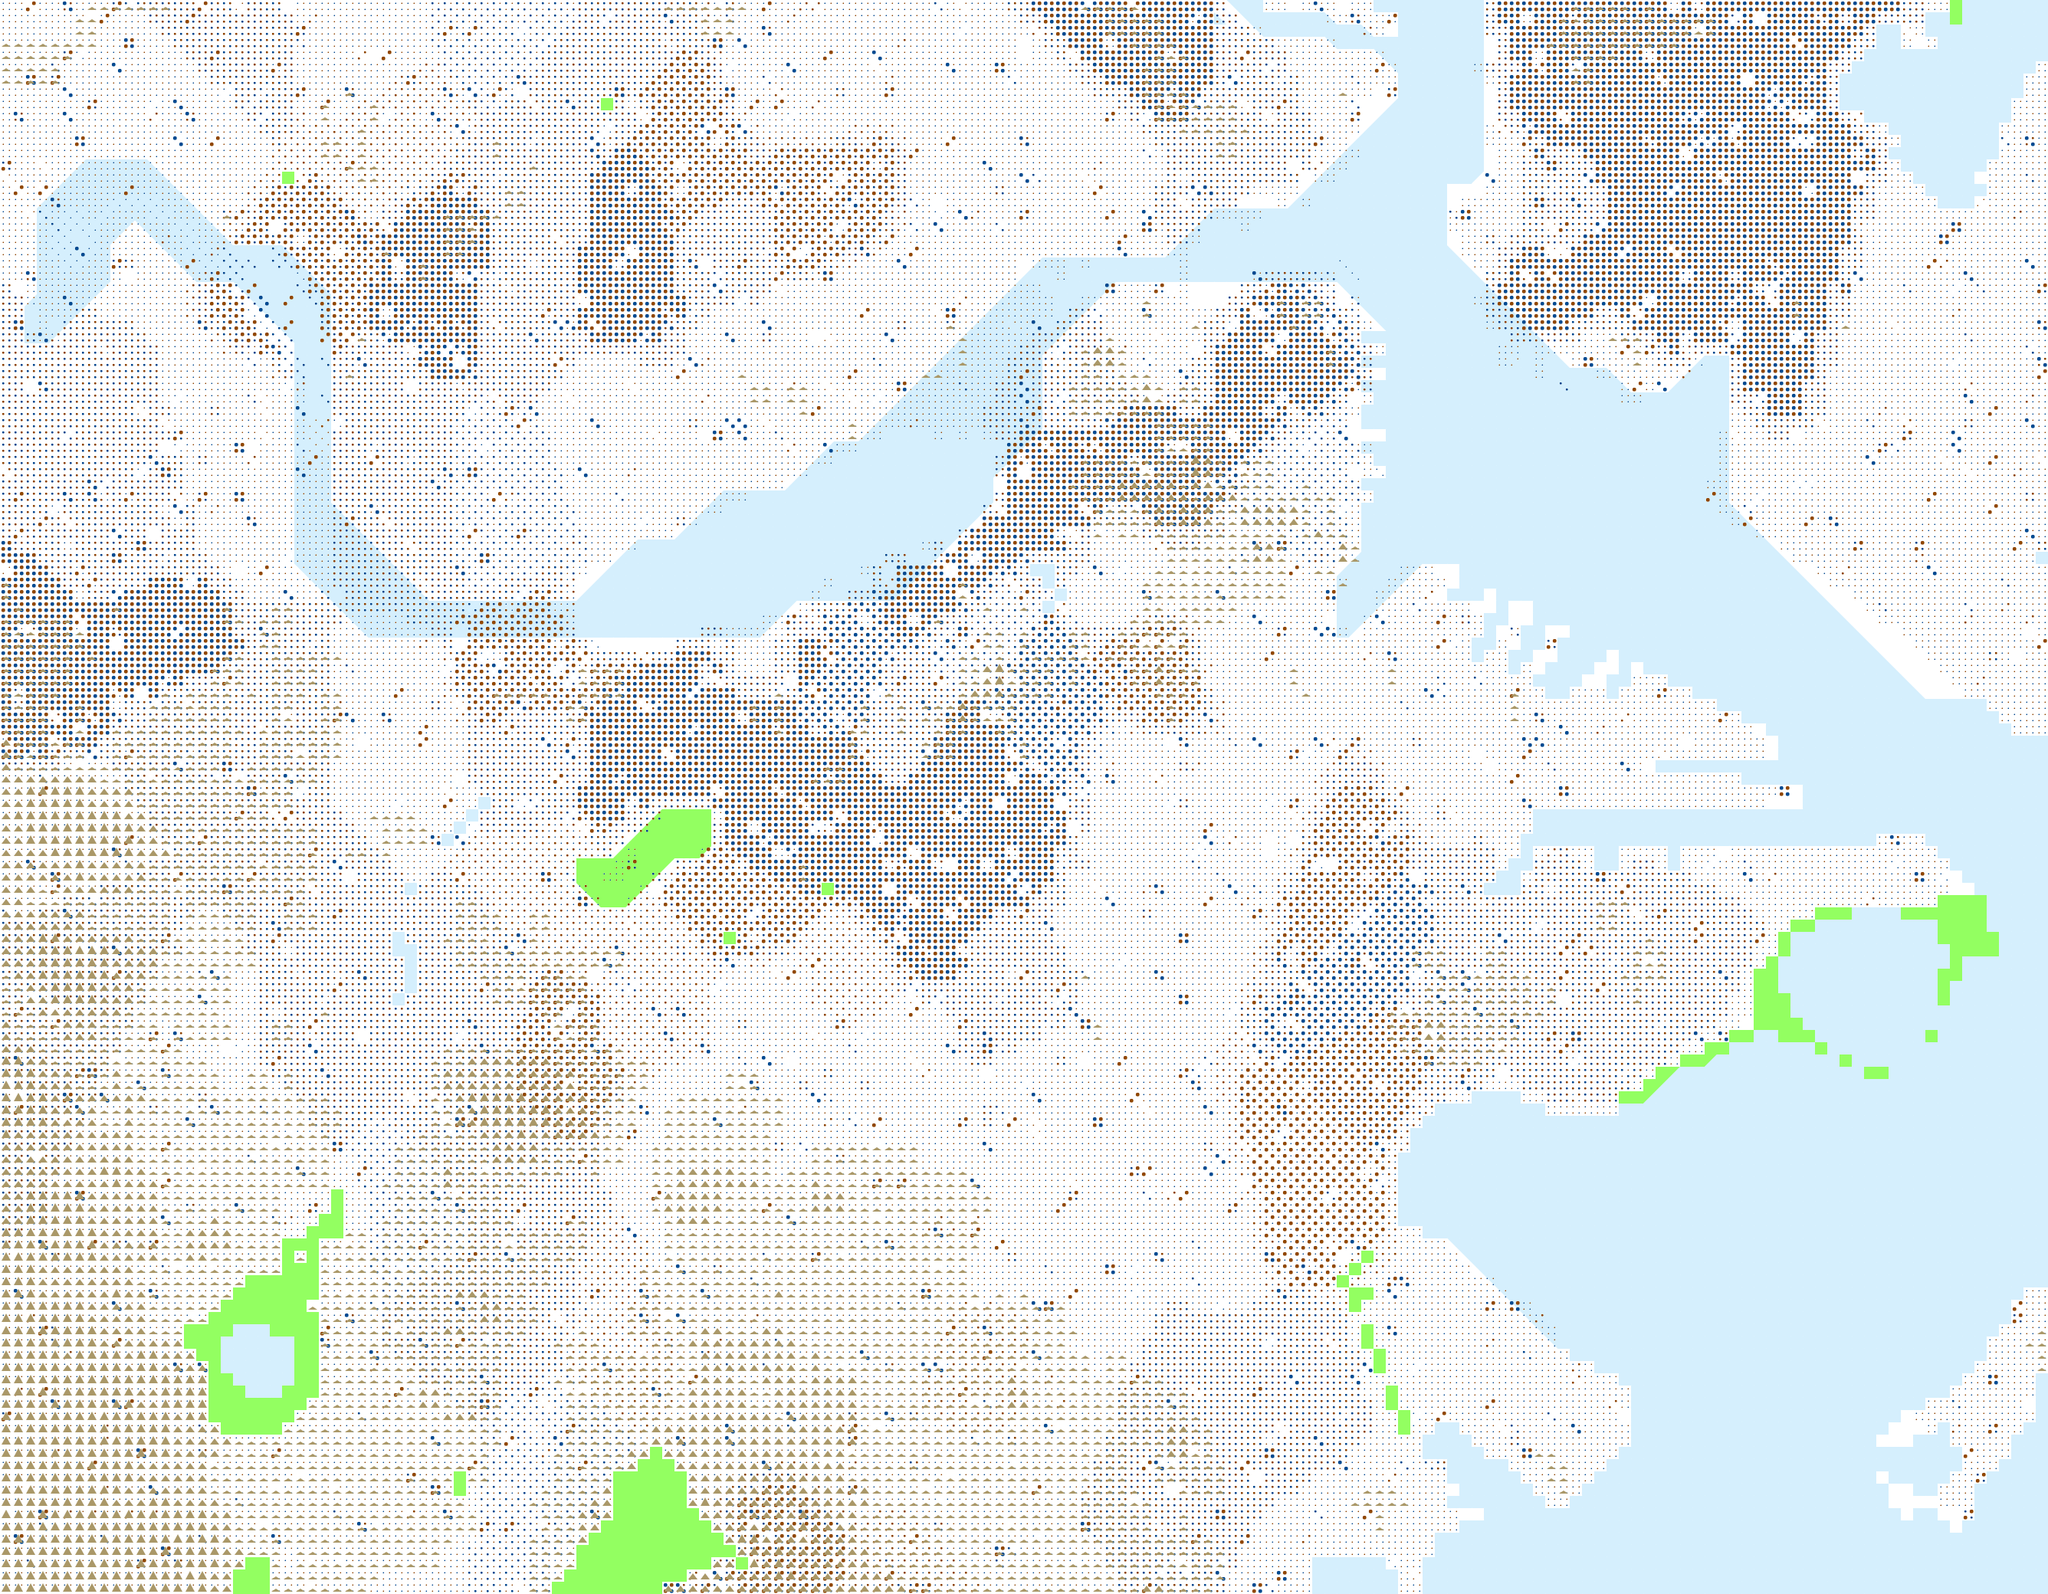

Rendered tile map (Tiled .tmx) drawn with the repository's tilesets; below, a short description and the map source with its tile grids summarised:
An orthogonal 167x130 tile map with 16x16 px tiles, 4 tile layers (Land, Commercial, Residential, Elevation), 4 tilesets.

<map version="1.0" orientation="orthogonal" width="167" height="130" tilewidth="16" tileheight="16">
 <properties>
  <property name="generator-date" value="2014-06-08 16:55:50.909750" />
  <property name="generator-geo-bounds" value="[-71.1372, 42.3063, -71.006, 42.3816]" />
  <property name="generator-scale" value="25" />
  <property name="start" value="83, 65" />
 </properties>
 <tileset firstgid="1" name="Landform" tilewidth="16" tileheight="16">
  <image source="tileset-land.png" width="64" height="112" />
 </tileset>
 <tileset firstgid="29" name="Commercial Density" tilewidth="16" tileheight="16">
  <image source="tileset-com-density.png" width="48" height="16" />
 </tileset>
 <tileset firstgid="32" name="Residential Density" tilewidth="16" tileheight="16">
  <image source="tileset-res-density.png" width="48" height="16" />
 </tileset>
 <tileset firstgid="35" name="Elevation" tilewidth="16" tileheight="16">
  <image source="tileset-elevation.png" width="48" height="16" />
 </tileset>
 <layer name="Land" width="167" height="130">
  <data>[21710 cells, 21710 non-empty, 11 distinct tile ids]</data>
 </layer>
 <layer name="Commercial" width="167" height="130">
  <data>[21710 cells, 16611 non-empty, 3 distinct tile ids]</data>
 </layer>
 <layer name="Residential" width="167" height="130">
  <data>[21710 cells, 16559 non-empty, 3 distinct tile ids]</data>
 </layer>
 <layer name="Elevation" width="167" height="130">
  <data>[21710 cells, 4765 non-empty, 3 distinct tile ids]</data>
 </layer>
 <objectgroup name="Neighborhoods" width="167" height="130" />
 <objectgroup name="Streets" width="167" height="130" />
</map>
